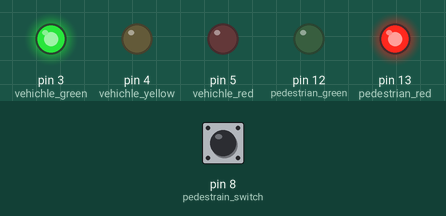
Simulated run of this sketch. Board: Arduino Uno, built with avr-gcc and run on an emulated ATmega328P. On the bench: output pins drawn as LEDs (lit = HIGH). The inputs (shaded band) are chosen by the test bench; at power-on: pin 8 (pedestrain_switch) LOW.

Above: at 1.2 s.
1.3 s: pin 8 (pedestrain_switch) pulled HIGH for 0.15 s
At 2.04 s:
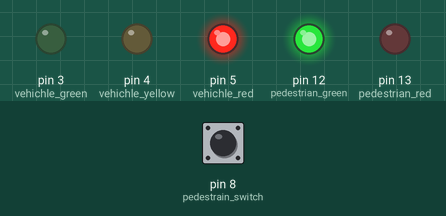
3.7 s: pin 8 (pedestrain_switch) pulled HIGH for 1 s
At 4.99 s:
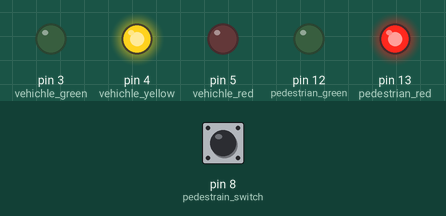
7.0 s: pin 8 (pedestrain_switch) pulled HIGH for 3.2 s
At 11.9 s:
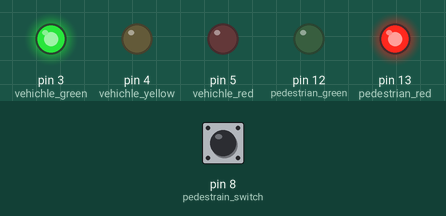
Timing chart, 0 to 13.4 s (numbered marks = the images above; inputs shaded):
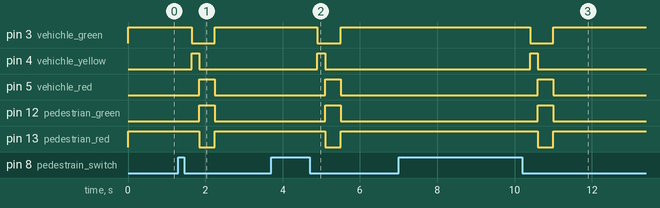

Measured:
- after the input at 1.3 s, pin 3 (vehichle_green): HIGH → LOW after 0.35 s, → HIGH 0.60 s later; pin 4 (vehichle_yellow): LOW → HIGH after 0.35 s, → LOW 0.20 s later; pin 5 (vehichle_red), pin 12 (pedestrian_green): LOW → HIGH after 0.55 s, → LOW 0.40 s later; pin 13 (pedestrian_red): HIGH → LOW after 0.55 s, → HIGH 0.40 s later
- after the input at 3.7 s, pin 3 (vehichle_green): HIGH → LOW after 1.2 s, → HIGH 0.60 s later; pin 4 (vehichle_yellow): LOW → HIGH after 1.2 s, → LOW 0.20 s later; pin 5 (vehichle_red), pin 12 (pedestrian_green): LOW → HIGH after 1.4 s, → LOW 0.40 s later; pin 13 (pedestrian_red): HIGH → LOW after 1.4 s, → HIGH 0.40 s later
- after the input at 7.0 s, pin 3 (vehichle_green): HIGH → LOW after 3.4 s, → HIGH 0.60 s later; pin 4 (vehichle_yellow): LOW → HIGH after 3.4 s, → LOW 0.20 s later; pin 5 (vehichle_red), pin 12 (pedestrian_green): LOW → HIGH after 3.6 s, → LOW 0.40 s later; pin 13 (pedestrian_red): HIGH → LOW after 3.6 s, → HIGH 0.40 s later

The sketch:

SimpleTrafficLight.ino
```cpp
// max - 4,294,967,295 - https://www.arduino.cc/reference/en/language/variables/data-types/unsignedlong/
unsigned long ped_timer_start = 0;

// flags to detect if pedestrian switch is pressed
bool ped_start_task = false, ped_run_task = false;

#define pedestrain_switch 8

#define pedestrian_red 13
#define pedestrian_green 12

#define vehichle_red 5
#define vehichle_yellow 4
#define vehichle_green 3

void setup()
{
  // defining the INPUT and OUTPUT pins to be used
  pinMode(pedestrain_switch, INPUT);

  pinMode(pedestrian_red, OUTPUT);
  pinMode(pedestrian_green, OUTPUT);

  pinMode(vehichle_red, OUTPUT);
  pinMode(vehichle_yellow, OUTPUT);
  pinMode(vehichle_green, OUTPUT);
}

void loop()
{
  // store value 1 if the pedestrian switch is pressed
  ped_start_task = digitalRead(pedestrain_switch) == 1 ? true: false;


  if(ped_start_task || ped_run_task)
  {
    if(ped_start_task)
    {
      // Read current timer value
      ped_timer_start = millis();
      // Set flag to indicate that the pedestrian switch was pressed
      ped_run_task = true;
    }
    else
    {
     if((millis() - ped_timer_start) >= 800)
      {
       // default state : Pedestrian RED, Vehicle Traffic GREEN
       ped_run_task = false;
        ped_start_task = false;
        ped_timer_start = 0;
      }
       else if((millis() - ped_timer_start) >= 400)
      {
        // Pedestrian GO state: Pedestrian GREEN, Vehicle Traffic RED
        digitalWrite(vehichle_green, LOW);
        digitalWrite(vehichle_yellow, LOW);
        digitalWrite(pedestrian_red, LOW);
        digitalWrite(vehichle_red, HIGH);
        digitalWrite(pedestrian_green, HIGH);
      }
      else if((millis() - ped_timer_start) >= 200 )
      {
        // Vehicle READY state: Pedestrian GREEN, Vehicle Traffic RED
        digitalWrite(vehichle_red, LOW);
        digitalWrite(pedestrian_green, LOW);
        digitalWrite(vehichle_green, LOW);
        digitalWrite(pedestrian_red, HIGH);
        digitalWrite(vehichle_yellow, HIGH);
      }

    }
  }
  else
  {
    // default state : Pedestrian RED, Vehicle Traffic GREEN
    digitalWrite(vehichle_yellow, LOW);
    digitalWrite(vehichle_red, LOW);
    digitalWrite(pedestrian_green, LOW);
    digitalWrite(pedestrian_red, HIGH);
    digitalWrite(vehichle_green, HIGH);
  }
}
```
